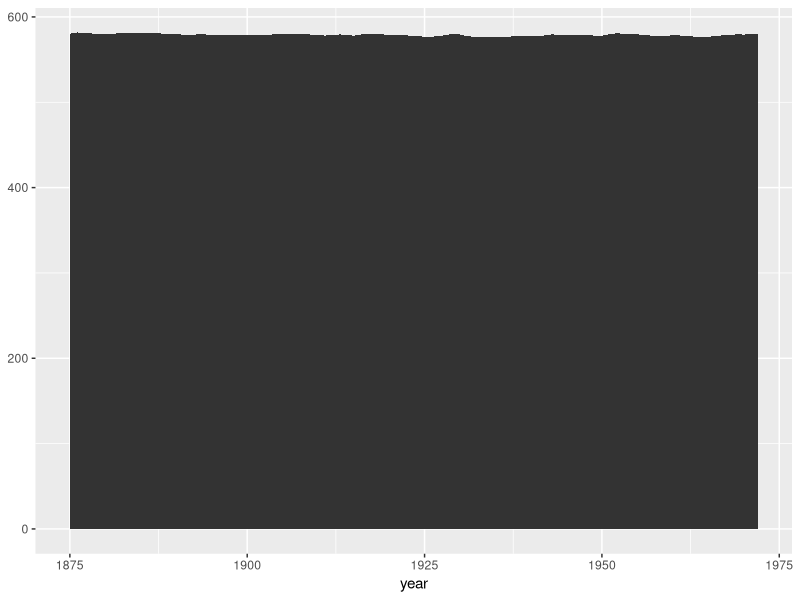
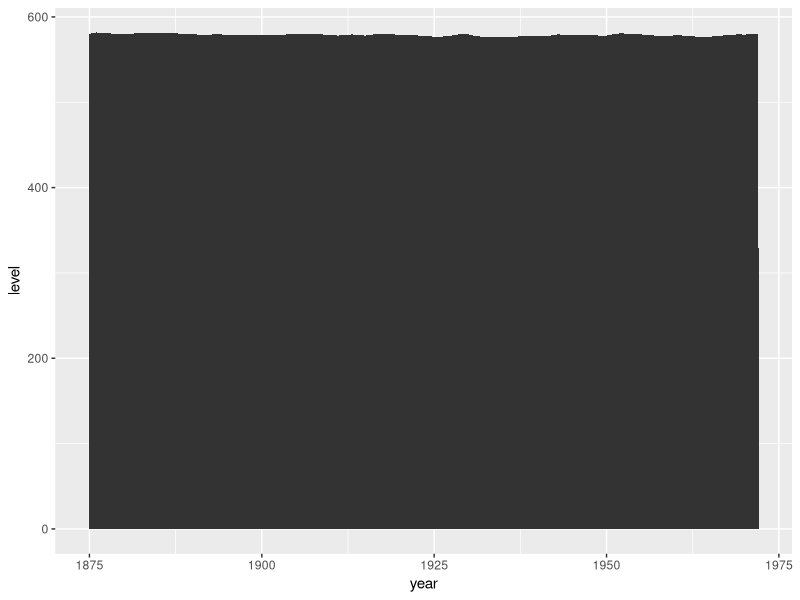
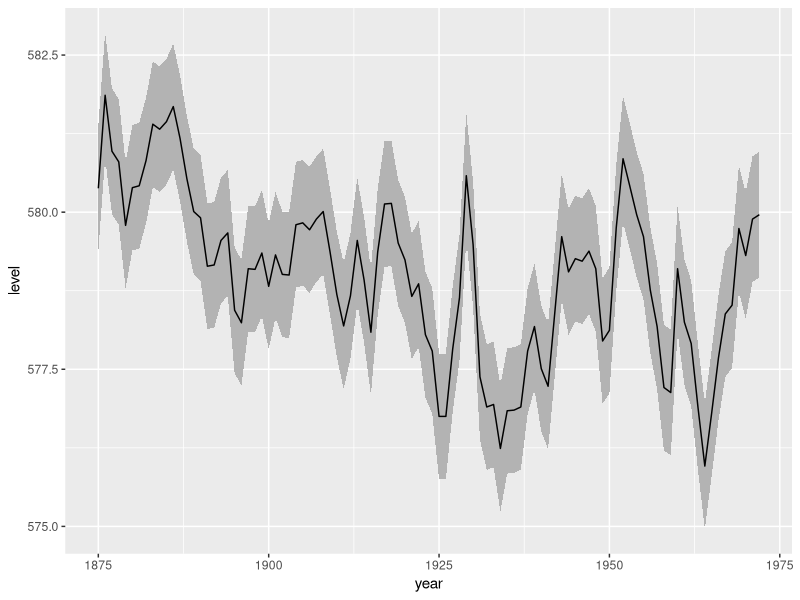

Recreate these plots in R, in order.
library(ggplot2)


### Name: geom_ribbon
### Title: Ribbons and area plots
### Aliases: geom_ribbon geom_area

### ** Examples

# Generate data
huron <- data.frame(year = 1875:1972, level = as.vector(LakeHuron))
h <- ggplot(huron, aes(year))

h + geom_ribbon(aes(ymin=0, ymax=level))
h + geom_area(aes(y = level))

# Add aesthetic mappings
h +
  geom_ribbon(aes(ymin = level - 1, ymax = level + 1), fill = "grey70") +
  geom_line(aes(y = level))
